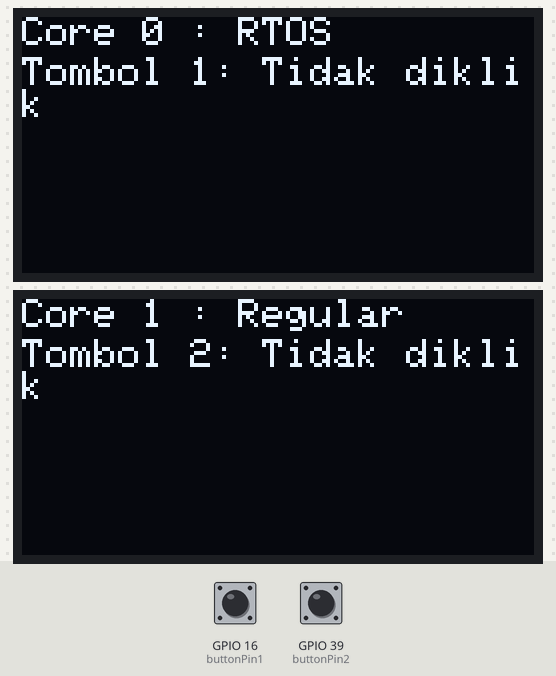
The sketch below on a simulated ESP32-S3. Shown: 2 × 128×64 one-colour display. The inputs (shaded band) are chosen by the test bench; at power-on: GPIO 16 (buttonPin1) HIGH, GPIO 39 (buttonPin2) HIGH. The display library's start-up logo is not drawn.

Above: at 3.3 s.
3.4 s: GPIO 16 (buttonPin1) pulled LOW for 0.15 s
At 3.6 s:
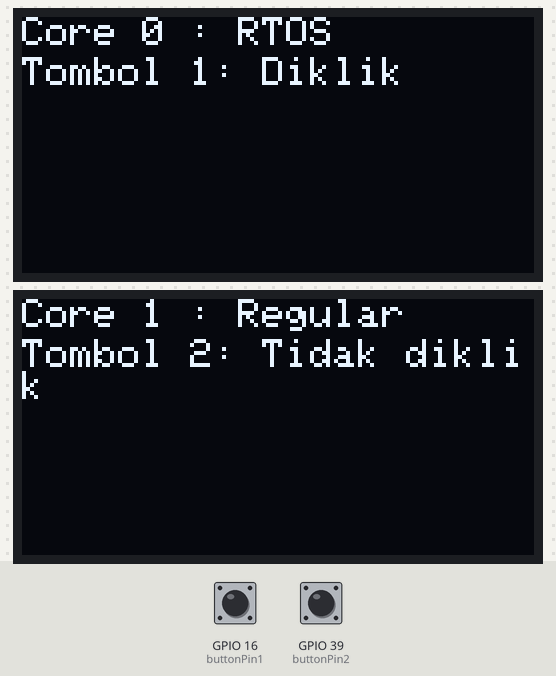
5.1 s: GPIO 39 (buttonPin2) pulled LOW for 0.15 s
At 5.21 s:
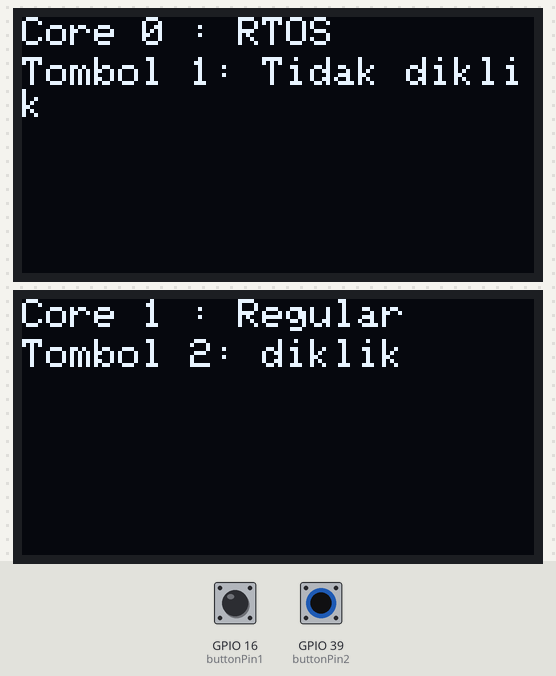
6.7 s: GPIO 16 (buttonPin1) pulled LOW for 1 s
At 7.4 s:
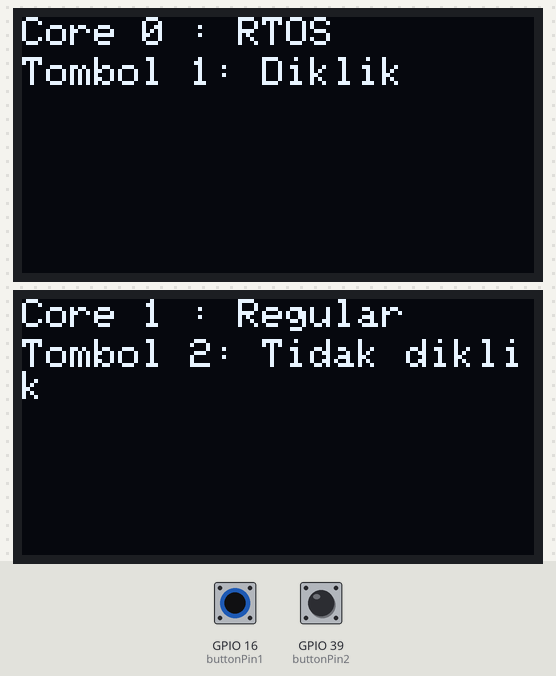
9.3 s: GPIO 16 (buttonPin1) pulled LOW for 3.2 s
14.0 s: GPIO 39 (buttonPin2) pulled LOW for 3.2 s
At 15.1 s:
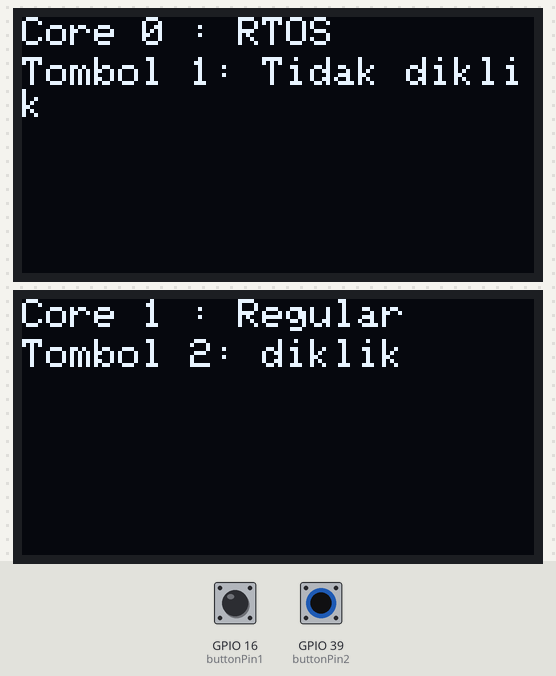
18.8 s: GPIO 16 (buttonPin1) driven LOW and GPIO 39 (buttonPin2) driven LOW
At 19.9 s:
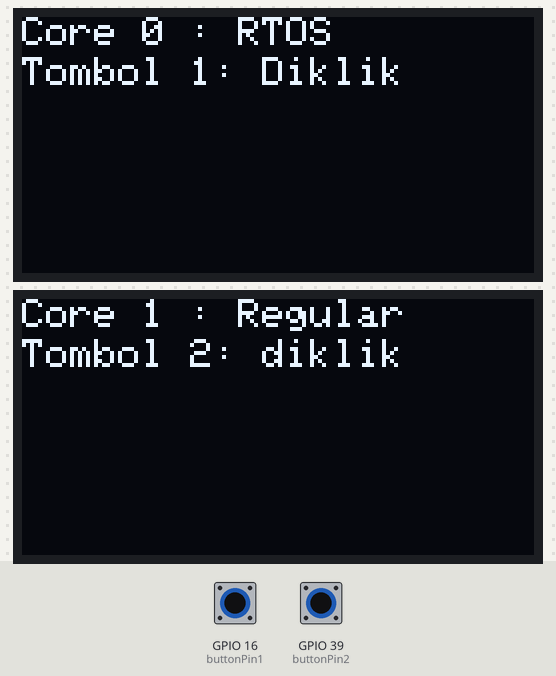
Timing chart, 0 to 21.3 s (numbered marks = the images above; inputs shaded):
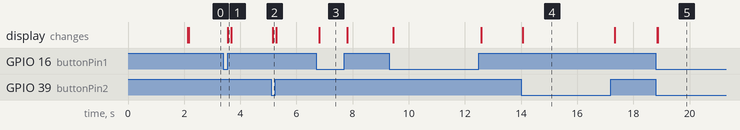

Measured:
- after the input at 3.4 s, the display: changes after 0.14 s (image 1)
- after the input at 5.1 s, the display: changes after 0.05 s (image 2)
- after the input at 6.7 s, the display: changes after 0.11 s (image 3)
- after the input at 14.0 s, the display: changes after 0.07 s (image 4)
- after the input at 18.8 s, the display: first changes at once (image 5 shows a later state)

The sketch:

sketch.ino
```cpp
#include <Wire.h>
#include <Adafruit_GFX.h>
#include <Adafruit_SSD1306.h>

// Definisikan ukuran layar OLED
#define SCREEN_WIDTH 128
#define SCREEN_HEIGHT 64

// Alamat I2C untuk kedua OLED
#define OLED_ADDRESS 0x3C

// Inisialisasi OLED pertama (I2C di core 0, menggunakan pin 14 (SDA) dan 13 (SCL))
Adafruit_SSD1306 display1(SCREEN_WIDTH, SCREEN_HEIGHT, &Wire, -1);

// Inisialisasi OLED kedua (I2C di core 1, menggunakan pin 20 (SDA) dan 19 (SCL))
Adafruit_SSD1306 display2(SCREEN_WIDTH, SCREEN_HEIGHT, &Wire1, -1);

// Definisikan pin tombol
const int buttonPin1 = 16;  // Tombol untuk core 0
const int buttonPin2 = 39;  // Tombol untuk core 1

// Variabel untuk membaca status tombol
volatile bool buttonState1 = false;  // Status tombol 1
volatile bool buttonState2 = false;  // Status tombol 2

// Fungsi untuk membaca status tombol di core 0
void core0Task(void *parameter) {
  while (true) {
    // Baca status tombol yang terhubung di pin 16 (untuk core 0)
    buttonState1 = digitalRead(buttonPin1);

    // Tampilkan pesan di OLED pertama (core 0)
    display1.clearDisplay();
    display1.setTextSize(1);
    display1.setTextColor(SSD1306_WHITE);
    display1.setCursor(0, 0);
    display1.print("Core 0 : RTOS");

    // Tampilkan status tombol
    display1.setCursor(0, 10);
    if (buttonState1) {
      display1.print("Tombol 1: Tidak diklik");
    } else {
      display1.print("Tombol 1: Diklik");
    }
    display1.display();

    vTaskDelay(100 / portTICK_PERIOD_MS);  // Delay pendek untuk memberi kesempatan kepada core 1
  }
}

// Fungsi untuk membaca status tombol di core 1
void core1Task(void *parameter) {
  while (true) {
    // Baca status tombol yang terhubung di pin 39 (untuk core 1)
    buttonState2 = digitalRead(buttonPin2);

    // Tampilkan pesan di OLED kedua (core 1)
    display2.clearDisplay();
    display2.setTextSize(1);
    display2.setTextColor(SSD1306_WHITE);
    display2.setCursor(0, 0);
    display2.print("Core 1 : Regular");

    // Tampilkan status tombol
    display2.setCursor(0, 10);
    if (buttonState2) {
      display2.print("Tombol 2: Tidak diklik");
    } else {
      display2.print("Tombol 2: diklik");
    }
    display2.display();

    vTaskDelay(100 / portTICK_PERIOD_MS);  // Delay pendek untuk memberi kesempatan kepada core 0
  }
}

void setup() {
  // Inisialisasi komunikasi I2C untuk OLED pertama (core 0) menggunakan pin 14 (SDA) dan 13 (SCL)
  Wire.begin(14, 13);  // SDA, SCL untuk OLED pertama di core 0

  // Inisialisasi komunikasi I2C untuk OLED kedua (core 1) menggunakan pin 20 (SDA) dan 19 (SCL)
  Wire1.begin(20, 19);  // SDA, SCL untuk OLED kedua di core 1

  // Inisialisasi tombol
  pinMode(buttonPin1, INPUT_PULLUP);  // Tombol 1 untuk core 0, aktifkan pull-up internal
  pinMode(buttonPin2, INPUT_PULLUP);  // Tombol 2 untuk core 1, aktifkan pull-up internal

  // Inisialisasi OLED pertama (di core 0)
  if (!display1.begin(SSD1306_SWITCHCAPVCC, OLED_ADDRESS)) {
    Serial.println(F("Gagal menginisialisasi OLED pertama!"));
    while (true);  // Jika OLED pertama gagal inisialisasi, hentikan program
  }

  // Inisialisasi OLED kedua (di core 1)
  if (!display2.begin(SSD1306_SWITCHCAPVCC, OLED_ADDRESS)) {
    Serial.println(F("Gagal menginisialisasi OLED kedua!"));
    while (true);  // Jika OLED kedua gagal inisialisasi, hentikan program
  }

  display1.display();
  display2.display();
  delay(2000);  // Tampilkan logo awal OLED selama 2 detik

  // Buat task untuk core 0 dan core 1
  xTaskCreatePinnedToCore(core0Task, "Core0Task", 10000, NULL, 1, NULL, 0);  // Jalankan di core 0
  xTaskCreatePinnedToCore(core1Task, "Core1Task", 10000, NULL, 1, NULL, 1);  // Jalankan di core 1
}

void loop() {
  // Tidak ada kode di loop() karena tugas dijalankan di core 0 dan core 1
}
```
